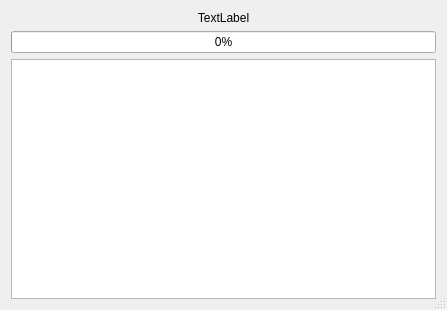
<?xml version="1.0" encoding="UTF-8"?>
<ui version="4.0">
 <class>messageSplashScreen</class>
 <widget class="QDialog" name="messageSplashScreen">
  <property name="geometry">
   <rect>
    <x>0</x>
    <y>0</y>
    <width>447</width>
    <height>310</height>
   </rect>
  </property>
  <property name="windowTitle">
   <string>Dialog</string>
  </property>
  <property name="sizeGripEnabled">
   <bool>true</bool>
  </property>
  <property name="modal">
   <bool>true</bool>
  </property>
  <layout class="QGridLayout" name="gridLayout">
   <item row="0" column="0" colspan="2">
    <widget class="QLabel" name="label">
     <property name="text">
      <string>TextLabel</string>
     </property>
     <property name="textFormat">
      <enum>Qt::RichText</enum>
     </property>
     <property name="alignment">
      <set>Qt::AlignCenter</set>
     </property>
    </widget>
   </item>
   <item row="2" column="0" colspan="2">
    <widget class="QTextBrowser" name="textBrowser"/>
   </item>
   <item row="1" column="0" colspan="2">
    <widget class="QProgressBar" name="progressBar">
     <property name="value">
      <number>0</number>
     </property>
    </widget>
   </item>
  </layout>
 </widget>
 <resources/>
 <connections/>
</ui>
